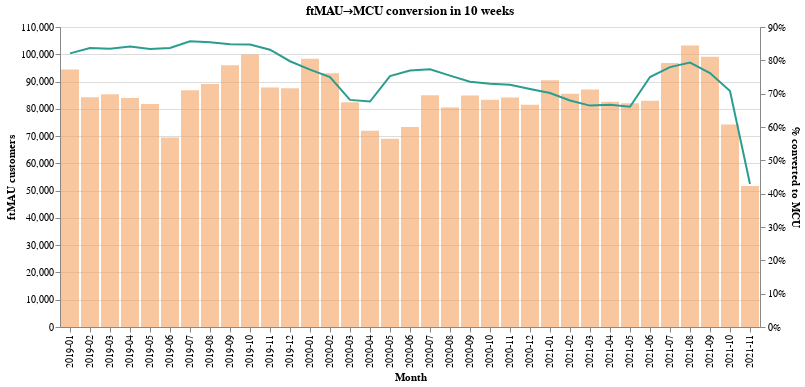

Here is the notebook cell this chart was saved with:
### Markdown cell above
## 2. MCU conversion <a name="2"></a>
The fact that the MCU numbers have been steadily growing alone does not really tell us anything. Our customer base has seen a lot of growth and higher numbers of MCU are mostly a consequence of that. Therefore we need to look at the MCU conversion rate from ftMAU customers.

Why do we take conversion rate from first time MAUs (ftMAU) and not KYC completed (KYCc) customers? Because customers who become first time MAUs are fully ready to use their card and become MCUs. Many customers complete KYC and then don't top up their accounts - this factor does not fall into the cards area. A customer becomes ready to use his card when he has funds in the account, and the topup makes that customer ftMAU. Therefore looking at conversion from ftMAU to MCU makes most sense.

Note: in the past we have seen an error, where customers can get a virtual card before the first topup. This resulted in many customers who owned a virtual card without becoming ftMAU. Nevertheless, this error does not interfere without our logic because owning a card does not make a customer MCU. To make a card transaction and become ftMCU the customer still needs to top up their account first, so ftMAU will always happen before ftMCU.

### 2.1. MCU 10-week conversion rate <a name="21"></a>
Now we can take a 10 week conversion rate. We are taking 10 weeks because it is known that most customers start using the card 2 months after ftMAU, this is discussed later in the research. 10 weeks is slightly more than 2 months.

Chart below displays the percentage of customers who convert from ftMAU to MCU in 10 weeks. X-axis is the month when the customer became ftMAU, and yellow bars display the count of ftMAUs in the cohort. You can see the percentage of customers who became MCU in 10 weeks.

### Code cell
base = alt.Chart(mcu_conversion).encode(x=alt.X("month:O", title="Month"))

bar = base.mark_bar(opacity=0.6, color="#f4a261").encode(
    y=alt.Y("ftmau_customers:Q", title="ftMAU customers")
)
line = base.mark_line(color="#2a9d8f").encode(
    y=alt.Y("converted_to_mcu:Q", axis=alt.Axis(format="%"), title="% converted to MCU")
)
nearest = alt.selection(
    type="single", nearest=True, on="mouseover", fields=["month"], empty="none"
)
selectors = (
    base.mark_point()
    .encode(
        alt.X("month:O"),
        opacity=alt.value(0),
    )
    .add_selection(nearest)
)
points_bar = base.mark_point(color="#f4a261").encode(
    y=alt.Y("ftmau_customers:Q", axis=None),
    opacity=alt.condition(nearest, alt.value(1), alt.value(0)),
)
points_line = base.mark_point(color="#2a9d8f").encode(
    y=alt.Y("converted_to_mcu:Q", axis=None),
    opacity=alt.condition(nearest, alt.value(1), alt.value(0)),
)
text_bar = bar.mark_text(align="left", dx=5, dy=-5).encode(
    y=alt.Y("ftmau_customers:Q", axis=None),
    text=alt.condition(nearest, "ftmau_customers:Q", alt.value(" "), format=","),
)
text_line = line.mark_text(align="left", dx=5, dy=-5).encode(
    y=alt.Y("converted_to_mcu:Q", axis=None),
    text=alt.condition(nearest, "converted_to_mcu:Q", alt.value(" "), format=".2%"),
)
rules = (
    base.mark_rule(color="gray")
    .encode(
        x="month:O",
    )
    .transform_filter(nearest)
)
alt.layer(
    bar, line, selectors, points_bar, points_line, text_bar, text_line, rules
).properties(
    width=700, height=300, title="ftMAU→MCU conversion in 10 weeks"
).resolve_scale(
    y="independent"
)

### Figure 1 — Vega-Lite specification as saved in the notebook (floating-point values rounded to 4 significant figures)
{"config": {"view": {"continuousWidth": 400, "continuousHeight": 300}}, "layer": [{"mark": {"type": "bar", "color": "#f4a261", "opacity": 0.6}, "encoding": {"x": {"type": "ordinal", "field": "month", "title": "Month"}, "y": {"type": "quantitative", "field": "ftmau_customers", "title": "ftMAU customers"}}}, {"mark": {"type": "line", "color": "#2a9d8f"}, "encoding": {"x": {"type": "ordinal", "field": "month", "title": "Month"}, "y": {"type": "quantitative", "axis": {"format": "%"}, "field": "converted_to_mcu", "title": "% converted to MCU"}}}, {"mark": "point", "encoding": {"opacity": {"value": 0}, "x": {"type": "ordinal", "field": "month"}}, "selection": {"selector002": {"type": "single", "nearest": true, "on": "mouseover", "fields": ["month"], "empty": "none"}}}, {"mark": {"type": "point", "color": "#f4a261"}, "encoding": {"opacity": {"condition": {"value": 1, "selection": "selector002"}, "value": 0}, "x": {"type": "ordinal", "field": "month", "title": "Month"}, "y": {"type": "quantitative", "axis": null, "field": "ftmau_customers"}}}, {"mark": {"type": "point", "color": "#2a9d8f"}, "encoding": {"opacity": {"condition": {"value": 1, "selection": "selector002"}, "value": 0}, "x": {"type": "ordinal", "field": "month", "title": "Month"}, "y": {"type": "quantitative", "axis": null, "field": "converted_to_mcu"}}}, {"mark": {"type": "text", "align": "left", "dx": 5, "dy": -5}, "encoding": {"text": {"condition": {"type": "quantitative", "field": "ftmau_customers", "format": ",", "selection": "selector002"}, "value": " "}, "x": {"type": "ordinal", "field": "month", "title": "Month"}, "y": {"type": "quantitative", "axis": null, "field": "ftmau_customers"}}}, {"mark": {"type": "text", "align": "left", "dx": 5, "dy": -5}, "encoding": {"text": {"condition": {"type": "quantitative", "field": "converted_to_mcu", "format": ".2%", "selection": "selector002"}, "value": " "}, "x": {"type": "ordinal", "field": "month", "title": "Month"}, "y": {"type": "quantitative", "axis": null, "field": "converted_to_mcu"}}}, {"mark": {"type": "rule", "color": "gray"}, "encoding": {"x": {"type": "ordinal", "field": "month"}}, "transform": [{"filter": {"selection": "selector002"}}]}], "data": {"name": "data-c55532d951fcbcf2da4a7704db72c7c5"}, "height": 300, "resolve": {"scale": {"y": "independent"}}, "title": "ftMAU→MCU conversion in 10 weeks", "width": 700, "$schema": "https://vega.github.io/schema/vega-lite/v4.8.1.json", "datasets": {"data-c55532d951fcbcf2da4a7704db72c7c5": [{"month": "2020-01", "ftmau_customers": 98401, "converted_to_mcu": 0.7721}, {"month": "2019-03", "ftmau_customers": 85343, "converted_to_mcu": 0.8347}, {"month": "2019-05", "ftmau_customers": 81740, "converted_to_mcu": 0.8342}, {"month": "2019-04", "ftmau_customers": 83992, "converted_to_mcu": 0.8412}, {"month": "2021-06", "ftmau_customers": 82949, "converted_to_mcu": 0.7499}, {"month": "2021-04", "ftmau_customers": 82563, "converted_to_mcu": 0.6669}, {"month": "2021-09", "ftmau_customers": 99127, "converted_to_mcu": 0.7618}, {"month": "2021-11", "ftmau_customers": 51725, "converted_to_mcu": 0.4288}, {"month": "2020-08", "ftmau_customers": 80527, "converted_to_mcu": 0.754}, {"month": "2020-09", "ftmau_customers": 84838, "converted_to_mcu": 0.7357}, {"month": "2021-02", "ftmau_customers": 85521, "converted_to_mcu": 0.6797}, {"month": "2020-10", "ftmau_customers": 83288, "converted_to_mcu": 0.7295}, {"month": "2020-07", "ftmau_customers": 84943, "converted_to_mcu": 0.7732}, {"month": "2020-04", "ftmau_customers": 71989, "converted_to_mcu": 0.6765}, {"month": "2021-08", "ftmau_customers": 103232, "converted_to_mcu": 0.7932}, {"month": "2020-06", "ftmau_customers": 73302, "converted_to_mcu": 0.7692}, {"month": "2019-09", "ftmau_customers": 95930, "converted_to_mcu": 0.848}, {"month": "2019-10", "ftmau_customers": 99910, "converted_to_mcu": 0.8472}, {"month": "2021-03", "ftmau_customers": 87054, "converted_to_mcu": 0.6642}, {"month": "2019-11", "ftmau_customers": 87774, "converted_to_mcu": 0.8319}, {"month": "2020-03", "ftmau_customers": 82369, "converted_to_mcu": 0.6813}, {"month": "2021-07", "ftmau_customers": 96814, "converted_to_mcu": 0.7797}, {"month": "2019-02", "ftmau_customers": 84203, "converted_to_mcu": 0.837}, {"month": "2020-02", "ftmau_customers": 92997, "converted_to_mcu": 0.75}, {"month": "2021-05", "ftmau_customers": 82040, "converted_to_mcu": 0.6609}, {"month": "2020-12", "ftmau_customers": 81497, "converted_to_mcu": 0.7139}, {"month": "2021-01", "ftmau_customers": 90509, "converted_to_mcu": 0.7017}, {"month": "2019-12", "ftmau_customers": 87560, "converted_to_mcu": 0.7973}, {"month": "2020-05", "ftmau_customers": 68996, "converted_to_mcu": 0.7526}, {"month": "2019-06", "ftmau_customers": 69499, "converted_to_mcu": 0.8373}, {"month": "2020-11", "ftmau_customers": 84195, "converted_to_mcu": 0.7269}, {"month": "2019-01", "ftmau_customers": 94430, "converted_to_mcu": 0.821}, {"month": "2019-08", "ftmau_customers": 89059, "converted_to_mcu": 0.8543}, {"month": "2021-10", "ftmau_customers": 74293, "converted_to_mcu": 0.7081}, {"month": "2019-07", "ftmau_customers": 86792, "converted_to_mcu": 0.8572}]}}
